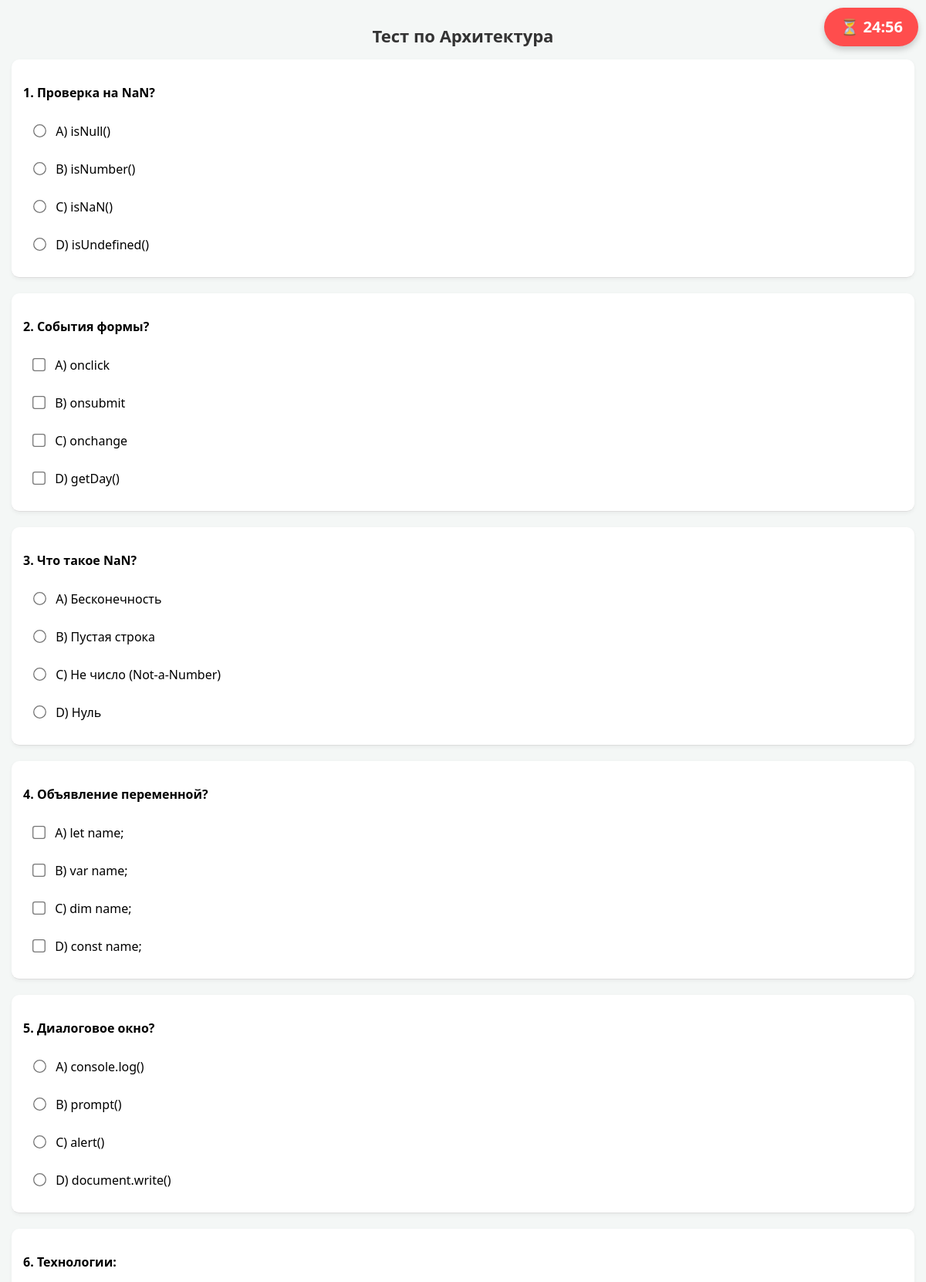
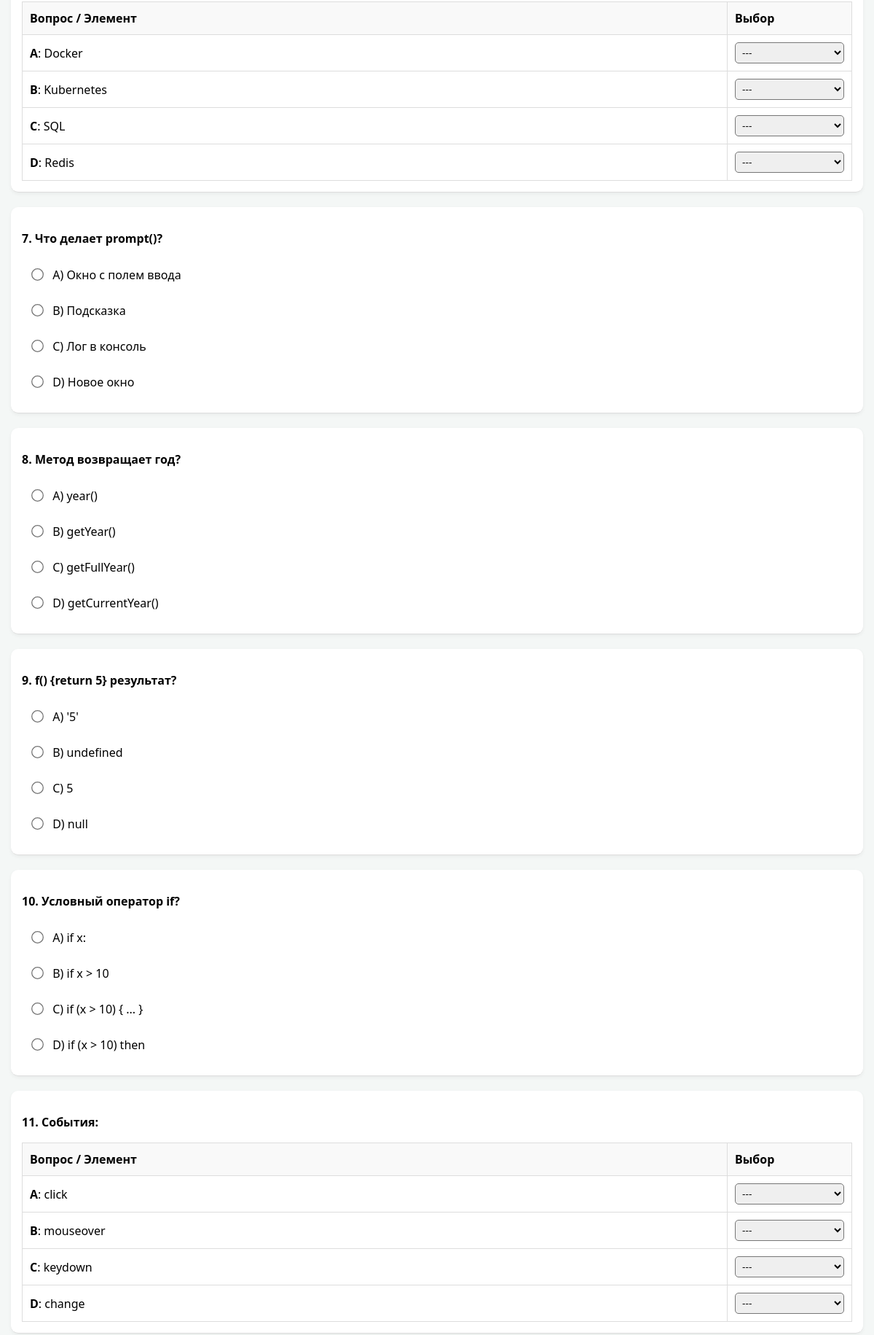
/quiz/Архитектура (signed in, upper part), run on the app's committed database (2 pictures, top to bottom).
### app.py (models this page shows)
class Question(db.Model):
    id = db.Column(db.Integer, primary_key=True)
    subject = db.Column(db.String(50), nullable=False)
    q_text = db.Column(db.Text, nullable=False)
    ans_correct = db.Column(db.Text, nullable=False) # Изменено на Text для длинных ответов
    opt_a = db.Column(db.String(200))
    opt_b = db.Column(db.String(200))
    opt_c = db.Column(db.String(200))
    opt_d = db.Column(db.String(200))
    q_type = db.Column(db.String(20), default='single')

### app.py (the view, shortened to what this page needs)
@app.route('/quiz/<subject>', methods=['GET', 'POST'])
def quiz(subject):
    if 'user' not in session: return redirect(url_for('login'))
    search_subject = subject.strip()
    db_qs = db.session.query(Question).filter(Question.subject.ilike(search_subject)).all()
    questions_list = list(db_qs)
    random.shuffle(questions_list)
    questions_to_render = []
    for q in questions_list:
        opts = [
            ('A', q.opt_a), ('B', q.opt_b),
            ('C', q.opt_c), ('D', q.opt_d)
        ]
        correct_ans = str(q.ans_correct).strip()
        if q.q_type == 'single':
            correct_text = ""
            if correct_ans == 'A': correct_text = q.opt_a
            elif correct_ans == 'B': correct_text = q.opt_b
            elif correct_ans == 'C': correct_text = q.opt_c
            elif correct_ans == 'D': correct_text = q.opt_d
            random.shuffle(opts)
            for i, opt in enumerate(opts):
                if opt[1] == correct_text:
                    correct_ans = chr(65 + i) # Новая буква (A, B, C или D)
        questions_to_render.append({
            'id': q.id,
            'q': q.q_text,
            'a': correct_ans,
            'type': q.q_type,
            'options': {chr(65 + i): opt[1] for i, opt in enumerate(opts)}
        })
    results, score = None, 0
    from urllib.parse import unquote
    clean_subject = unquote(subject)
    return render_template('quiz.html',
                           questions=questions_to_render,
                           results=results,
                           score=score,
                           subject=clean_subject)

### templates/quiz.html (shortened to what this page needs)
<!DOCTYPE html>
<html>
<head>
</head>
<body>
   <h1>Тест по {{ subject|capitalize }}</h1>
    {% if results is not none %}
        <div class="result-box">
            <h2>Ваш результат: {{ score }} из 100</h2>
        </div>
    {% else %}
        <div id="timer-box" style="font-size: 20px; font-weight: bold; color: white; position: fixed; top: 10px; right: 10px; background: #ff4d4d; padding: 10px 20px; border-radius: 50px; box-shadow: 0 4px 8px rgba(0,0,0,0.2); z-index: 1000;">
            ⏳ <span id="timer">25:00</span>
        </div>
    {% endif %}
<form method="POST" action="{{ url_for('quiz', subject=subject) }}">
    {% for q in questions %}
    <div class="question-block">
        <p><strong>{{ loop.index }}. {{ q.q }}</strong></p>{% if q.type != 'match' %}
            {% for code, text in q.options.items() %}
                <label>
                    <input type="{% if q.type == 'multi' %}checkbox{% else %}radio{% endif %}"
                        name="{{ q.id }}" value="{{ code }}"
                        {% if results %}disabled{% endif %}>
                        <span class="
                        ">
                        {{ code }}) {{ text }}
                    </span>
                </label>
            {% endfor %}
        {% else %}
            <table class="match-table">
                <thead>
                    <tr>
                        <th>Вопрос / Элемент</th>
                        <th style="width: 150px;">Выбор</th>
                    </tr>
                </thead>
                <tbody>
                    {% for key, val in q.options.items() %}
                    <tr>
                        <td><strong>{{ key }}</strong>: {{ val }}</td>
                        <td>
                            <select name="{{ q.id }}_{{ loop.index }}" {% if results %}disabled{% endif %}>
                                <option value="">---</option>
                            </select>
                        </td>
                    </tr>
                    {% endfor %}
                </tbody>
            </table>
        {% endif %}
    </div>
    {% endfor %}
</form>
</body>
</html>

### templates/quiz.html (style rules this page uses)
body { font-family: 'Segoe UI', Tahoma, Geneva, Verdana, sans-serif; padding: 15px; background: #f4f7f6; margin: 0; line-height: 1.5; }
h1 { font-size: 22px; text-align: center; color: #333; }
.question-block { margin-bottom: 20px; border-bottom: 1px solid #ddd; padding-bottom: 15px; background: white; padding: 15px; border-radius: 10px; box-shadow: 0 2px 5px rgba(0,0,0,0.05); }
label { display: block; padding: 10px; margin: 5px 0; cursor: pointer; font-size: 16px; }
input[type="radio"], input[type="checkbox"] { transform: scale(1.3); margin-right: 10px; }
.match-table { width: 100%; border-collapse: collapse; margin-top: 10px; }
.match-table td, .match-table th { border: 1px solid #ddd; padding: 10px; text-align: left; }
.match-table th { background: #f9f9f9; }
select { padding: 5px; border-radius: 5px; width: 100%; }

### data on the page
Question: q "Проверка на NaN?", q_type "☐ A) isNull()", ans_correct "A", opt_b "isNull()", q_type "☐ B) isNumber()", code "B", opt_d "isNumber()", q_type "☐ C) isNaN()", code "C", opt_a "isNaN()", q_type "☐ D) isUndefined()", code "D", opt_c "isUndefined()"
Question: q "События формы?", code "A", opt_a "onclick", code "B", opt_b "onsubmit", code "C", opt_c "onchange", code "D", opt_d "getDay()"
Question: q "Что такое NaN?", q_type "☐ A) Бесконечность", code "A", opt_b "Бесконечность", q_type "☐ B) Пустая строка", code "B", opt_d "Пустая строка", q_type "☐ C) Не число (Not-a-Number)", ans_correct "C", opt_c "Не число (Not-a-Number)", q_type "☐ D) Нуль", code "D", opt_a "Нуль"
Question: q "Объявление переменной?", code "A", opt_a "let name;", code "B", opt_b "var name;", code "C", opt_c "dim name;", code "D", opt_d "const name;"
Question: q "Диалоговое окно?", q_type "☐ A) console.log()", code "A", opt_a "console.log()", q_type "☐ B) prompt()", code "B", opt_b "prompt()", q_type "☐ C) alert()", ans_correct "C", opt_c "alert()", q_type "☐ D) document.write()", code "D", opt_d "document.write()"
Question: q "Технологии:", key "A", opt_a "Docker", key "B", opt_b "Kubernetes", key "C", opt_c "SQL", key "D", opt_d "Redis"
Question: q "Что делает prompt()?", q_type "☐ A) Окно с полем ввода", ans_correct "A", opt_a "Окно с полем ввода", q_type "☐ B) Подсказка", code "B", opt_d "Подсказка", q_type "☐ C) Лог в консоль", code "C", opt_b "Лог в консоль", q_type "☐ D) Новое окно", code "D", opt_c "Новое окно"
Question: q "Метод возвращает год?", q_type "☐ A) year()", code "A", opt_d "year()", q_type "☐ B) getYear()", ans_correct "B", opt_a "getYear()", q_type "☐ C) getFullYear()", code "C", opt_b "getFullYear()", q_type "☐ D) getCurrentYear()", code "D", opt_c "getCurrentYear()"
Question: q "f() {return 5} результат?", q_type "☐ A) '5'", code "A", opt_d "'5'", q_type "☐ B) undefined", code "B", opt_a "undefined", q_type "☐ C) 5", options "C", options "5", q_type "☐ D) null", code "D", opt_b "null"
Question: q "Условный оператор if?", q_type "☐ A) if x:", code "A", opt_d "if x:", q_type "☐ B) if x > 10", code "B", opt_b "if x > 10", q_type "☐ C) if (x > 10) { ... }", ans_correct "C", opt_c "if (x > 10) { ... }", q_type "☐ D) if (x > 10) then", code "D", opt_a "if (x > 10) then"
Question: q "События:", key "A", opt_a "click", key "B", opt_b "mouseover", key "C", opt_c "keydown", key "D", opt_d "change"

### other printed values
{{ subject|capitalize }} "Архитектура"
